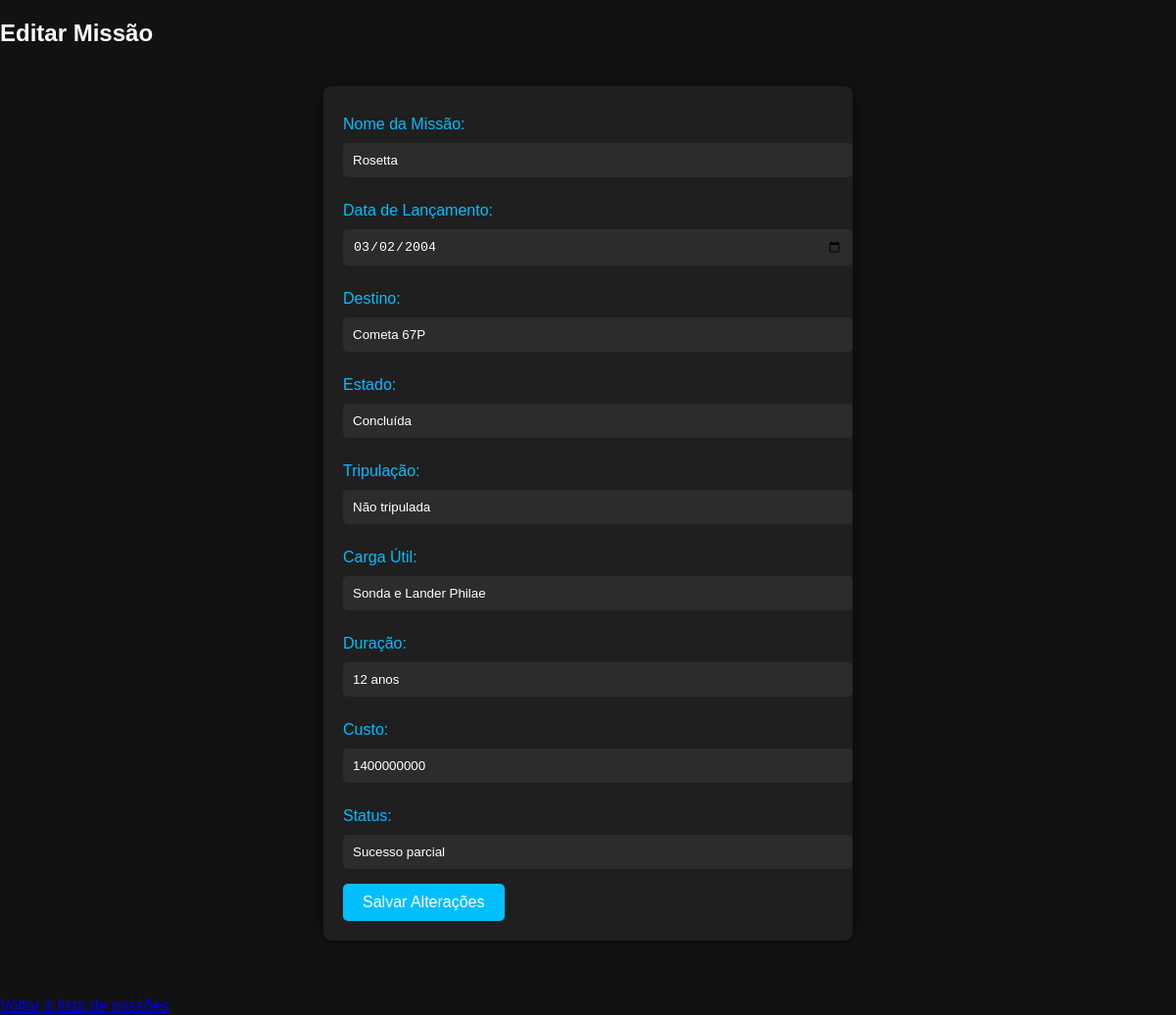
The app's page /edit/14 with its own data.
### tables this page shows
CREATE TABLE missoes (
            id INTEGER PRIMARY KEY AUTOINCREMENT,
            nome TEXT NOT NULL,
            data_lancamento DATE NOT NULL,
            destino TEXT NOT NULL,
            estado TEXT NOT NULL,
            tripulacao TEXT NOT NULL,
            carga_util TEXT NOT NULL,
            duracao TEXT NOT NULL,
            custo DECIMAL NOT NULL,
            status TEXT
        );

### app.py (the view, shortened to what this page needs)
@app.route('/edit/<int:id>', methods=('GET', 'POST'))
def edit(id):
    conn = get_db_connection()
    missao = conn.execute('SELECT * FROM missoes WHERE id = ?;', (id,)).fetchone()
    conn.close()
    return render_template('edit.html', missao=missao)

### app.py (called while the page is built)
def get_db_connection():
    conn = sqlite3.connect('database.db')
    conn.row_factory = sqlite3.Row
    return conn

### templates/edit.html (shortened to what this page needs)
<!DOCTYPE html>
<html lang="pt-BR">
<head>
    <link rel="stylesheet" href="{{ url_for('static', filename='styles/edit.css') }}">
</head>
<body>
    <h2>Editar Missão</h2>
    <form action="/edit/{{ missao.id }}" method="POST">
        <label for="nome">Nome da Missão:</label>
        <input type="text" id="nome" name="nome" value="{{ missao.nome }}" required>
        <label for="data_lancamento">Data de Lançamento:</label>
        <input type="date" id="data_lancamento" name="data_lancamento" value="{{ missao.data_lancamento }}" required>
        <label for="destino">Destino:</label>
        <input type="text" id="destino" name="destino" value="{{ missao.destino }}" required>
        <label for="estado">Estado:</label>
        <input type="text" id="estado" name="estado" value="{{ missao.estado }}" required>
        <label for="tripulacao">Tripulação:</label>
        <input type="text" id="tripulacao" name="tripulacao" value="{{ missao.tripulacao }}" required>
        <label for="carga_util">Carga Útil:</label>
        <input type="text" id="carga_util" name="carga_util" value="{{ missao.carga_util }}" required>
        <label for="duracao">Duração:</label>
        <input type="text" id="duracao" name="duracao" value="{{ missao.duracao }}" required>
        <label for="custo">Custo:</label>
        <input type="number" id="custo" name="custo" value="{{ missao.custo }}" step="0.01" required>
        <label for="status">Status:</label>
        <input type="text" id="status" name="status" value="{{ missao.status }}">
        <button type="submit">Salvar Alterações</button>
    </form>
    <br>
    <a href="/">Voltar à lista de missões</a>
</body>
</html>

### static/styles/edit.css (style rules this page uses)
body, html { margin: 0; padding: 0; font-family: Arial, sans-serif; background-color: #121212; color: #FFFFFF; }
form { background-color: #1F1F1F; padding: 20px; border-radius: 8px; max-width: 500px; margin: 40px auto; box-shadow: 0 0 10px rgba(0, 0, 0, 0.5); }
form label { display: block; margin: 10px 0 5px; font-size: 1rem; color: #00BFFF; }
form input[type="text"], form input[type="date"], form input[type="number"], form textarea { width: 100%; padding: 10px; margin: 5px 0 15px; background-color: #2C2C2C; border: none; border-radius: 5px; color: #FFFFFF; }
form button[type="submit"] { background-color: #00BFFF; color: #FFFFFF; padding: 10px 20px; border: none; border-radius: 5px; cursor: pointer; font-size: 1rem; }

### records on screen
missoes: nome "Rosetta", data_lancamento "03/02/2004", destino "Cometa 67P", estado "Concluída", tripulacao "Não tripulada", carga_util "Sonda e Lander Philae", duracao "12 anos", custo "1400000000", status "Sucesso parcial"
